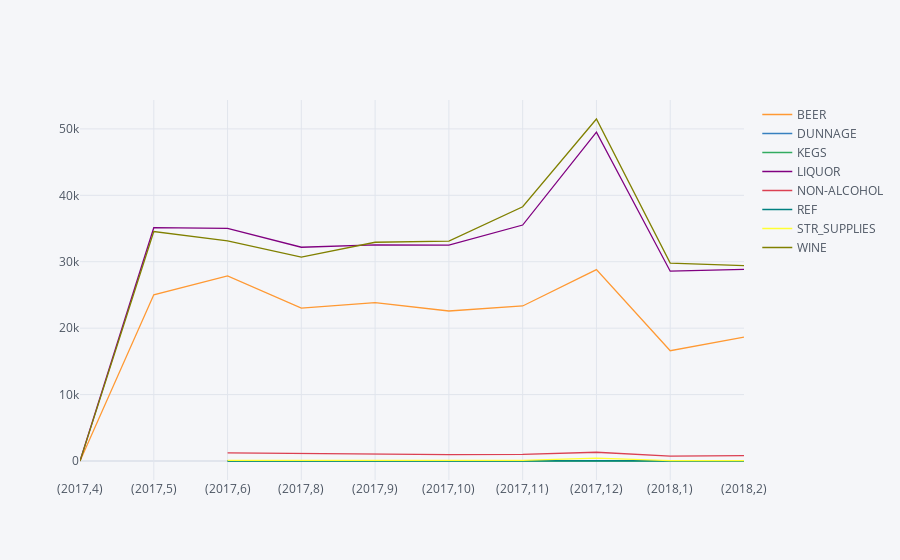

Source (notebook cell):
### Markdown cell above
using cufflinks...

### Code cell
data.pivot_table(index=['Year','Month'],columns='ItemType', values='RetailSales',aggfunc=sum).iplot()

### Figure 1 — Plotly figure (JSON) as saved in the notebook; plotly's stock layout.template omitted (floating-point values rounded to 4 significant figures)
{"data": [{"line": {"color": "rgba(255, 153, 51, 1.0)", "dash": "solid", "shape": "linear", "width": 1.3}, "mode": "lines", "name": "BEER", "text": "", "type": "scatter", "x": ["(2017,4)", "(2017,5)", "(2017,6)", "(2017,8)", "(2017,9)", "(2017,10)", "(2017,11)", "(2017,12)", "(2018,1)", "(2018,2)"], "y": [0, 25020.0, 27860.0, 23030.0, 23850.0, 22580.0, 23340.0, 28820.0, 16610.0, 18640.0]}, {"line": {"color": "rgba(55, 128, 191, 1.0)", "dash": "solid", "shape": "linear", "width": 1.3}, "mode": "lines", "name": "DUNNAGE", "text": "", "type": "scatter", "x": ["(2017,4)", "(2017,5)", "(2017,6)", "(2017,8)", "(2017,9)", "(2017,10)", "(2017,11)", "(2017,12)", "(2018,1)", "(2018,2)"], "y": ["", "", 0, 0, 0, 0, 0, 0, 0, 0]}, {"line": {"color": "rgba(50, 171, 96, 1.0)", "dash": "solid", "shape": "linear", "width": 1.3}, "mode": "lines", "name": "KEGS", "text": "", "type": "scatter", "x": ["(2017,4)", "(2017,5)", "(2017,6)", "(2017,8)", "(2017,9)", "(2017,10)", "(2017,11)", "(2017,12)", "(2018,1)", "(2018,2)"], "y": ["", "", 0, 0, 0, 0, 0, 0, 0, 0]}, {"line": {"color": "rgba(128, 0, 128, 1.0)", "dash": "solid", "shape": "linear", "width": 1.3}, "mode": "lines", "name": "LIQUOR", "text": "", "type": "scatter", "x": ["(2017,4)", "(2017,5)", "(2017,6)", "(2017,8)", "(2017,9)", "(2017,10)", "(2017,11)", "(2017,12)", "(2018,1)", "(2018,2)"], "y": [0, 35120.0, 35040.0, 32190.0, 32530.0, 32490.0, 35520.0, 49520.0, 28580.0, 28850.0]}, {"line": {"color": "rgba(219, 64, 82, 1.0)", "dash": "solid", "shape": "linear", "width": 1.3}, "mode": "lines", "name": "NON-ALCOHOL", "text": "", "type": "scatter", "x": ["(2017,4)", "(2017,5)", "(2017,6)", "(2017,8)", "(2017,9)", "(2017,10)", "(2017,11)", "(2017,12)", "(2018,1)", "(2018,2)"], "y": [0, "", 1209.0, 1091.0, 997.1, 945.6, 1005.0, 1316.0, 732.2, 812.8]}, {"line": {"color": "rgba(0, 128, 128, 1.0)", "dash": "solid", "shape": "linear", "width": 1.3}, "mode": "lines", "name": "REF", "text": "", "type": "scatter", "x": ["(2017,4)", "(2017,5)", "(2017,6)", "(2017,8)", "(2017,9)", "(2017,10)", "(2017,11)", "(2017,12)", "(2018,1)", "(2018,2)"], "y": [0, "", 30.6, 19.54, 38.88, 22.82, 63.11, 41.21, 23.66, 41.52]}, {"line": {"color": "rgba(255, 255, 51, 1.0)", "dash": "solid", "shape": "linear", "width": 1.3}, "mode": "lines", "name": "STR_SUPPLIES", "text": "", "type": "scatter", "x": ["(2017,4)", "(2017,5)", "(2017,6)", "(2017,8)", "(2017,9)", "(2017,10)", "(2017,11)", "(2017,12)", "(2018,1)", "(2018,2)"], "y": [0, "", 89.22, 77.34, 94.64, 84.38, 106.1, 439.6, 56.94, 47.76]}, {"line": {"color": "rgba(128, 128, 0, 1.0)", "dash": "solid", "shape": "linear", "width": 1.3}, "mode": "lines", "name": "WINE", "text": "", "type": "scatter", "x": ["(2017,4)", "(2017,5)", "(2017,6)", "(2017,8)", "(2017,9)", "(2017,10)", "(2017,11)", "(2017,12)", "(2018,1)", "(2018,2)"], "y": [0, 34550.0, 33130.0, 30710.0, 32940.0, 33110.0, 38280.0, 51490.0, 29790.0, 29410.0]}], "layout": {"autosize": true, "legend": {"bgcolor": "#F5F6F9", "font": {"color": "#4D5663"}}, "paper_bgcolor": "#F5F6F9", "plot_bgcolor": "#F5F6F9", "title": {"font": {"color": "#4D5663"}}, "xaxis": {"autorange": true, "gridcolor": "#E1E5ED", "range": [0, 9], "showgrid": true, "tickfont": {"color": "#4D5663"}, "title": {"font": {"color": "#4D5663"}, "text": ""}, "type": "category", "zerolinecolor": "#E1E5ED"}, "yaxis": {"autorange": true, "gridcolor": "#E1E5ED", "range": [-2861.0, 54350.0], "showgrid": true, "tickfont": {"color": "#4D5663"}, "title": {"font": {"color": "#4D5663"}, "text": ""}, "type": "linear", "zerolinecolor": "#E1E5ED"}}}
